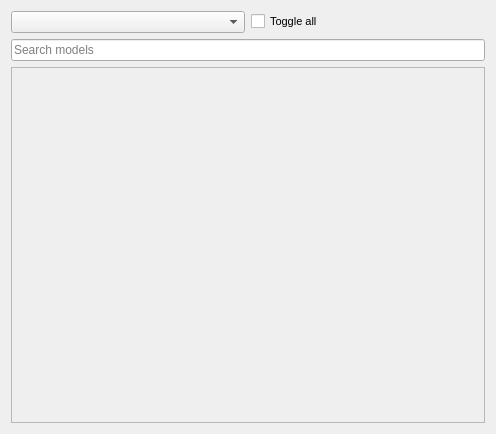
<?xml version="1.0" encoding="UTF-8"?>
<ui version="4.0">
 <class>default_llm_model_widget</class>
 <widget class="QWidget" name="default_llm_model_widget">
  <property name="geometry">
   <rect>
    <x>0</x>
    <y>0</y>
    <width>496</width>
    <height>434</height>
   </rect>
  </property>
  <property name="windowTitle">
   <string>Form</string>
  </property>
  <layout class="QGridLayout" name="gridLayout">
   <item row="0" column="0">
    <layout class="QHBoxLayout" name="horizontalLayout">
     <item>
      <widget class="QComboBox" name="comboBox"/>
     </item>
     <item>
      <widget class="QCheckBox" name="toggle_all">
       <property name="font">
        <font>
         <pointsize>8</pointsize>
        </font>
       </property>
       <property name="text">
        <string>Toggle all</string>
       </property>
       <property name="tristate">
        <bool>true</bool>
       </property>
      </widget>
     </item>
    </layout>
   </item>
   <item row="2" column="0">
    <widget class="QScrollArea" name="default_scroll_area">
     <property name="widgetResizable">
      <bool>true</bool>
     </property>
     <widget class="QWidget" name="scrollAreaWidgetContents">
      <property name="geometry">
       <rect>
        <x>0</x>
        <y>0</y>
        <width>476</width>
        <height>350</height>
       </rect>
      </property>
      <layout class="QVBoxLayout" name="verticalLayout"/>
     </widget>
    </widget>
   </item>
   <item row="1" column="0">
    <widget class="QLineEdit" name="lineEdit">
     <property name="placeholderText">
      <string>Search models</string>
     </property>
    </widget>
   </item>
  </layout>
 </widget>
 <resources/>
 <connections>
  <connection>
   <sender>comboBox</sender>
   <signal>currentTextChanged(QString)</signal>
   <receiver>default_llm_model_widget</receiver>
   <slot>mode_type_changed(QString)</slot>
   <hints>
    <hint type="sourcelabel">
     <x>169</x>
     <y>19</y>
    </hint>
    <hint type="destinationlabel">
     <x>162</x>
     <y>0</y>
    </hint>
   </hints>
  </connection>
  <connection>
   <sender>lineEdit</sender>
   <signal>textEdited(QString)</signal>
   <receiver>default_llm_model_widget</receiver>
   <slot>search_text_changed(QString)</slot>
   <hints>
    <hint type="sourcelabel">
     <x>133</x>
     <y>47</y>
    </hint>
    <hint type="destinationlabel">
     <x>102</x>
     <y>5</y>
    </hint>
   </hints>
  </connection>
  <connection>
   <sender>toggle_all</sender>
   <signal>stateChanged(int)</signal>
   <receiver>default_llm_model_widget</receiver>
   <slot>toggle_all_state_change(int)</slot>
   <hints>
    <hint type="sourcelabel">
     <x>280</x>
     <y>15</y>
    </hint>
    <hint type="destinationlabel">
     <x>278</x>
     <y>0</y>
    </hint>
   </hints>
  </connection>
 </connections>
 <slots>
  <slot>mode_type_changed(QString)</slot>
  <slot>toggle_all_toggled(bool)</slot>
  <slot>search_text_changed(QString)</slot>
  <slot>toggle_all_state_change(int)</slot>
 </slots>
</ui>
